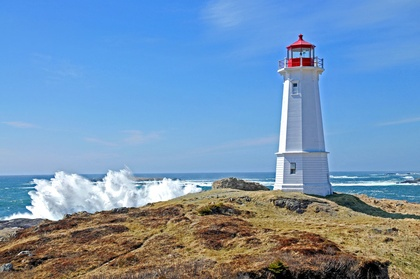
%> input picture HW4/kazkayasi_mehmet_hw4_spring16/rsz_hw4.jpg, 420 x 279 px, shrunk from 1072 x 712 before the run
$ octave --eval "q3;"   (GNU Octave 9; MATLAB toolbox functions it lacks are replaced by stand-ins)
%> lines starting %> are read from the running program, lines starting %| are printed output that depends on the picture
### HW4/kazkayasi_mehmet_hw4_spring16/my_vectorize.m
function weird = my_vectorize(data,K)
    n = size(data,1);
    m = size(data,2);
    %%%%%K = 5;
    %%% Initialize the centroids randomly
    for i = 1:K
        c{i} = zeros(1,m);
        for j = 1:m
            c{i}(j) = min(data(:,j))+ (max(data(:,j))-min(data(:,j))) * rand();
        end
    end
    ind = zeros(n,1);
    holdIt = ones(n,1);
    count = 0;
    while mean(mean(ind == holdIt)) ~= 1 & count < 100
        %%% assign each data point to closest centroid
        holdIt = ind;
        distM = zeros(size(data));
        for j = 1:K
            distMat{j} = bsxfun(@minus, data, c{j});
            distVec{j} = sum(distMat{j} .* distMat{j}, 2);
            distM(:,j) = distVec{j};
        end
        [A, ind] = min(distM,[],2);
        %%% change locations of each centroid
        for i = 1:K
           c{i} = mean(data(ind == i,:));
        end
        count = count + 1;
    end
    weird = zeros(size(data));
    for i = 1:K
       weird(ind == i,:) = bsxfun(@plus, weird(ind == i,:), c{i});
    end

end

### HW4/kazkayasi_mehmet_hw4_spring16/q3.m
function q3()
    % [4 lines of commented-out code are left out]
    fprintf('Answers of Question 4-3 is given with figures.')
    myimage = imread('rsz_hw4.jpg');
%> myimage is the input picture: size 279x420x3 uint8; mean R, G, B 117.1, 148.5, 179.9

    [n,m,r] = size(myimage);
%> n = 279; m = 420; r = 3
    img = reshape(myimage,[m*n,r]);
    img = im2double(img);

    img_4 = my_vectorize(img,4);
%> after the loop in my_vectorize, `for i = 1:K`: c = {[0.844 0.758 0.421], [0.259 0.511 0.405], [0.784 0.303 0.477], [0.583 0.908 0.505]}
%> after the loop in my_vectorize, `while mean(mean(ind == holdIt)) ~= 1 & count < 100`: c = {[0.63 0.531 0.378], [0.362 0.515 0.656], [0.335 0.254 0.184], [0.454 0.669 0.895]}; distMat = 4 items
    img4 = reshape(img_4,[n,m,r]);
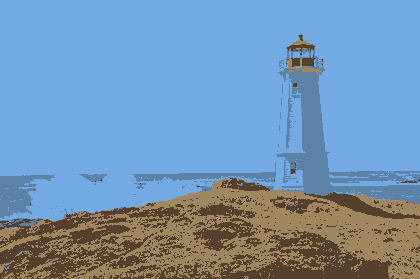
%> img4: size 279x420x3 double; mean R, G, B 0.459, 0.582, 0.705
    imwrite(img4,'image4cluster.jpg');
    figure;
    image(img4);


    img_8 = my_vectorize(img,8);
    img8 = reshape(img_8,[n,m,r]);
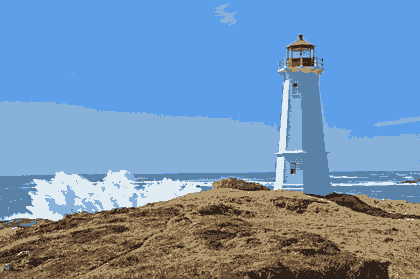
%> img8: size 279x420x3 double; mean R, G, B 0.459, 0.582, 0.705; mean of the top-left, top-right, bottom-left and bottom-right quarters 0.647, 0.63, 0.56, 0.493
    imwrite(img8,'image8cluster.jpg');
    figure;
    image(img8);


    img_24 = my_vectorize(img,24);
    img24 = reshape(img_24,[n,m,r]);
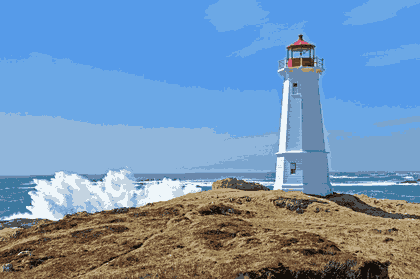
%> img24: size 279x420x3 double; mean R, G, B 0.459, 0.582, 0.705; mean of the top-left, top-right, bottom-left and bottom-right quarters 0.648, 0.631, 0.563, 0.488
    imwrite(img24,'image24cluster.jpg');
    figure;
    image(img24);
end
